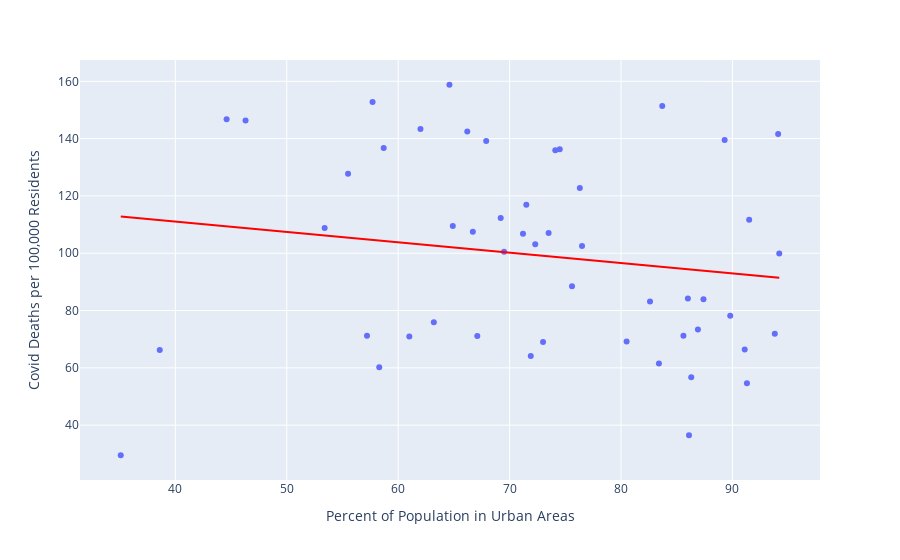

Source (notebook cell):
### Code cell
# Scatter plot for urban vs deaths
deaths_vs_urban_fig = px.scatter(full_merged_df2, x="Percent of Population in Urban Areas", y="Covid Deaths per 100,000 Residents", trendline="ols", trendline_color_override="red")
deaths_vs_urban_fig

# Save figure
deaths_vs_urban_fig.write_image("./urban%_corr_deaths.png")

deaths_vs_urban_fig

### Figure 1 — Plotly figure (JSON) as saved in the notebook; plotly's stock layout.template omitted (floating-point values rounded to 4 significant figures)
{"data": [{"hovertemplate": "Percent of Population in Urban Areas=%{x}<br>Covid Deaths per 100,000 Residents=%{y}<extra></extra>", "legendgroup": "", "marker": {"color": "#636efa", "symbol": "circle"}, "mode": "markers", "name": "", "orientation": "v", "showlegend": false, "type": "scatter", "x": [57.7, 64.9, 89.3, 55.5, 94.2, 86, 86.3, 82.6, 91.5, 74.1, 86.1, 69.2, 86.9, 71.2, 63.2, 72.3, 58.7, 71.5, 38.6, 85.6, 91.3, 73.5, 71.9, 46.3, 69.5, 53.4, 73, 94.1, 58.3, 93.8, 74.5, 87.4, 66.7, 61, 76.3, 64.6, 80.5, 76.5, 91.1, 67.9, 57.2, 66.2, 83.7, 89.8, 35.1, 75.6, 83.4, 44.6, 67.1, 62], "xaxis": "x", "y": [152.8, 109.5, 139.5, 127.7, 99.9, 84.2, 56.7, 83.2, 111.7, 135.9, 36.5, 112.3, 73.4, 106.8, 75.9, 103.1, 136.7, 116.9, 66.2, 71.2, 54.6, 107.1, 64.1, 146.3, 100.5, 108.8, 69, 141.6, 60.2, 71.9, 136.3, 83.9, 107.5, 70.9, 122.8, 158.8, 69.2, 102.5, 66.4, 139.2, 71.2, 142.5, 151.4, 78.2, 29.5, 88.5, 61.5, 146.8, 71.1, 143.4], "yaxis": "y"}, {"hovertemplate": "<b>OLS trendline</b><br>Covid Deaths per 100,000 Residents = -0.362508 * Percent of Population in Urban Areas + 125.574<br>R<sup>2</sup>=0.025172<br><br>Percent of Population in Urban Areas=%{x}<br>Covid Deaths per 100,000 Residents=%{y} <b>(trend)</b><extra></extra>", "legendgroup": "", "line": {"color": "red"}, "marker": {"color": "#636efa", "symbol": "circle"}, "mode": "lines", "name": "", "showlegend": false, "type": "scatter", "x": [35.1, 38.6, 44.6, 46.3, 53.4, 55.5, 57.2, 57.7, 58.3, 58.7, 61, 62, 63.2, 64.6, 64.9, 66.2, 66.7, 67.1, 67.9, 69.2, 69.5, 71.2, 71.5, 71.9, 72.3, 73, 73.5, 74.1, 74.5, 75.6, 76.3, 76.5, 80.5, 82.6, 83.4, 83.7, 85.6, 86, 86.1, 86.3, 86.9, 87.4, 89.3, 89.8, 91.1, 91.3, 91.5, 93.8, 94.1, 94.2], "xaxis": "x", "y": [112.8, 111.6, 109.4, 108.8, 106.2, 105.5, 104.8, 104.7, 104.4, 104.3, 103.5, 103.1, 102.7, 102.2, 102.0, 101.6, 101.4, 101.2, 101.0, 100.5, 100.4, 99.76, 99.65, 99.51, 99.36, 99.11, 98.93, 98.71, 98.57, 98.17, 97.91, 97.84, 96.39, 95.63, 95.34, 95.23, 94.54, 94.4, 94.36, 94.29, 94.07, 93.89, 93.2, 93.02, 92.55, 92.48, 92.4, 91.57, 91.46, 91.43], "yaxis": "y"}], "layout": {"legend": {"tracegroupgap": 0}, "margin": {"t": 60}, "xaxis": {"anchor": "y", "domain": [0, 1], "title": {"text": "Percent of Population in Urban Areas"}}, "yaxis": {"anchor": "x", "domain": [0, 1], "title": {"text": "Covid Deaths per 100,000 Residents"}}}}
